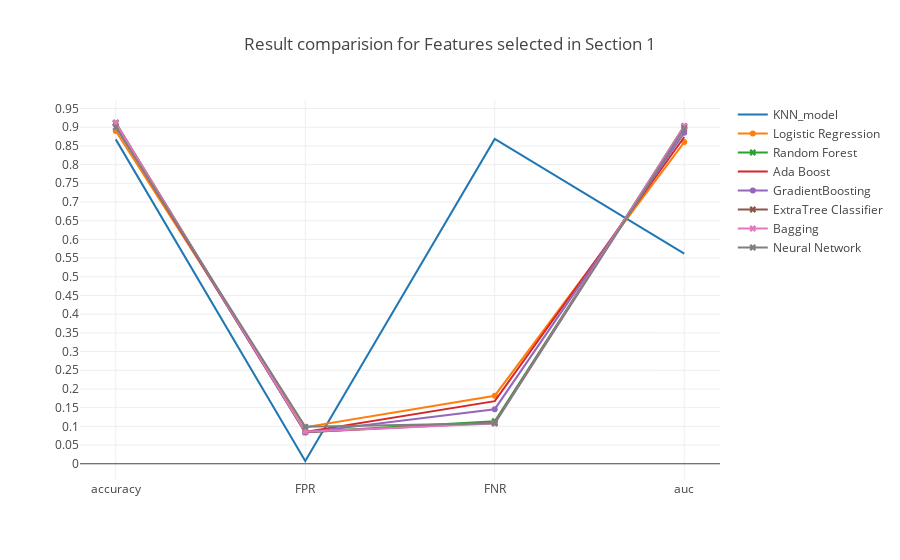

Notebook code cell kept with this figure:
### Markdown cell above
### <a id='1.A' style="text-decoration : none; color : #000000;"> A Results</a>

### Code cell
trace0 = go.Scatter(x=table_80_50_test.iloc[0].index.values[[0,5,6,7]],
                    y=table_80_50_test.iloc[0].values[[0,5,6,7]],
                    mode = 'lines',
                    name = 'KNN_model')

trace1 = go.Scatter(x=table_80_50_test.iloc[1].index.values[[0,5,6,7]],
                    y=table_80_50_test.iloc[1].values[[0,5,6,7]],
                    mode = 'lines+markers',
                    name = 'Logistic Regression')

trace2 = go.Scatter(x=table_80_50_test.iloc[2].index.values[[0,5,6,7]],
                    y=table_80_50_test.iloc[2].values[[0,5,6,7]],
                    mode = 'lines+markers',marker=dict(symbol='x'),
                    name = 'Random Forest')


trace3 = go.Scatter(x=table_80_50_test.iloc[3].index.values[[0,5,6,7]],
                    y=table_80_50_test.iloc[3].values[[0,5,6,7]],
                    mode = 'lines',
                    name = 'Ada Boost')

trace4 = go.Scatter(x=table_80_50_test.iloc[4].index.values[[0,5,6,7]],
                    y=table_80_50_test.iloc[4].values[[0,5,6,7]],
                    mode = 'lines+markers',
                    name = 'GradientBoosting')

trace5 = go.Scatter(x=table_80_50_test.iloc[5].index.values[[0,5,6,7]],
                    y=table_80_50_test.iloc[5].values[[0,5,6,7]],
                    mode = 'lines+markers',marker=dict(symbol='x'),
                    name = 'ExtraTree Classifier')

trace6 = go.Scatter(x=table_80_50_test.iloc[6].index.values[[0,5,6,7]],
                    y=table_80_50_test.iloc[6].values[[0,5,6,7]],
                    mode = 'lines+markers',marker=dict(symbol='x'),
                    name = 'Bagging')

trace7 = go.Scatter(x=table_80_50_test.iloc[7].index.values[[0,5,6,7]],
                    y=table_80_50_test.iloc[7].values[[0,5,6,7]],
                    mode = 'lines+markers',marker=dict(symbol='x'),
                    name = 'Neural Network')



data = [trace0, trace1, trace2, trace3, trace4, trace5, trace6, trace7]
layout = go.Layout(yaxis=dict(tick0=0,dtick=0.05),title='Result comparision for Features selected in Section 1')
fig = go.Figure(data=data, layout=layout)

iplot(fig, filename='Result')

### Figure 1 — Plotly figure (JSON) as saved in the notebook; plotly's stock layout.template omitted (floating-point values rounded to 4 significant figures)
{"data": [{"mode": "lines", "name": "KNN_model", "type": "scatter", "uid": "2c944098-9002-428c-89df-59ceaa0d4ca6", "x": ["accuracy", "FPR", "FNR", "auc"], "y": [0.8674, 0.007377, 0.8687, 0.5619]}, {"mode": "lines+markers", "name": "Logistic Regression", "type": "scatter", "uid": "dd1c374c-e287-4c81-b280-d897c77aaf54", "x": ["accuracy", "FPR", "FNR", "auc"], "y": [0.89, 0.09772, 0.182, 0.8602]}, {"marker": {"symbol": "x"}, "mode": "lines+markers", "name": "Random Forest", "type": "scatter", "uid": "0b01bffd-0b45-44e3-83c2-c84a67879575", "x": ["accuracy", "FPR", "FNR", "auc"], "y": [0.9112, 0.08459, 0.1138, 0.9008]}, {"mode": "lines", "name": "Ada Boost", "type": "scatter", "uid": "f3901e0b-e67b-4dbc-9c17-117536b0ea63", "x": ["accuracy", "FPR", "FNR", "auc"], "y": [0.9031, 0.08488, 0.1673, 0.8739]}, {"mode": "lines+markers", "name": "GradientBoosting", "type": "scatter", "uid": "6968dd87-de70-4e14-825c-dd7af37a81dc", "x": ["accuracy", "FPR", "FNR", "auc"], "y": [0.9075, 0.08345, 0.1459, 0.8853]}, {"marker": {"symbol": "x"}, "mode": "lines+markers", "name": "ExtraTree Classifier", "type": "scatter", "uid": "16685b61-2d9c-4b0a-ad94-3362ed277e40", "x": ["accuracy", "FPR", "FNR", "auc"], "y": [0.9119, 0.0845, 0.1093, 0.9031]}, {"marker": {"symbol": "x"}, "mode": "lines+markers", "name": "Bagging", "type": "scatter", "uid": "3cd6cc9e-fb1f-457b-9234-a61a395821f9", "x": ["accuracy", "FPR", "FNR", "auc"], "y": [0.9112, 0.08555, 0.1076, 0.9034]}, {"marker": {"symbol": "x"}, "mode": "lines+markers", "name": "Neural Network", "type": "scatter", "uid": "4d91dff6-d162-45bd-af0e-ac8901150d14", "x": ["accuracy", "FPR", "FNR", "auc"], "y": [0.8998, 0.09887, 0.1082, 0.8965]}], "layout": {"title": "Result comparision for Features selected in Section 1", "yaxis": {"dtick": 0.05, "tick0": 0}}}
